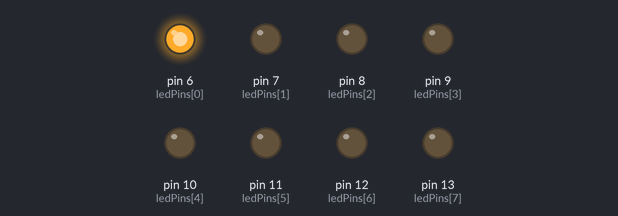
Simulated run of this sketch. Board: Arduino Uno, built with avr-gcc and run on an emulated ATmega328P. Parts: output pins drawn as LEDs (lit = HIGH).

Above: at 0.05 s.
At 0.45 s:
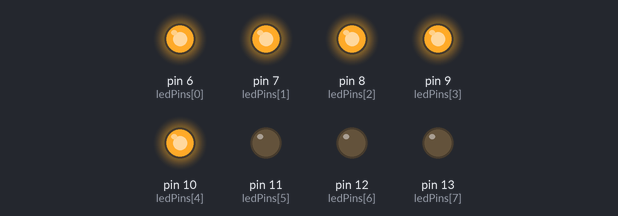
At 0.85 s:
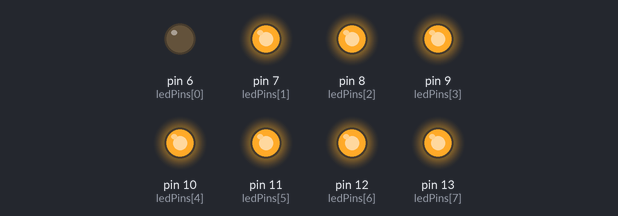
At 1.75 s:
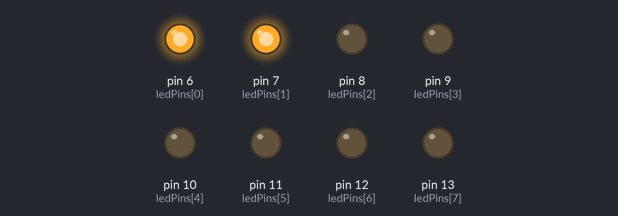
At 2.65 s:
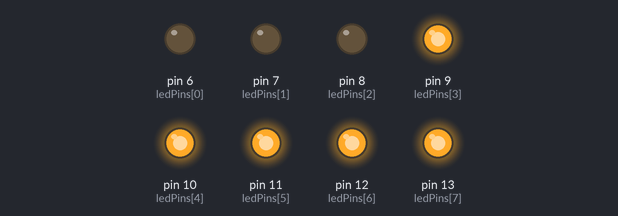
At 3.55 s:
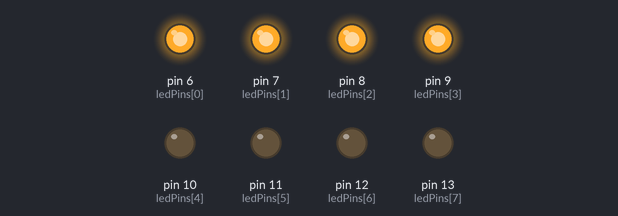
Timing chart, 0 to 3.9 s (numbered marks = the images above):
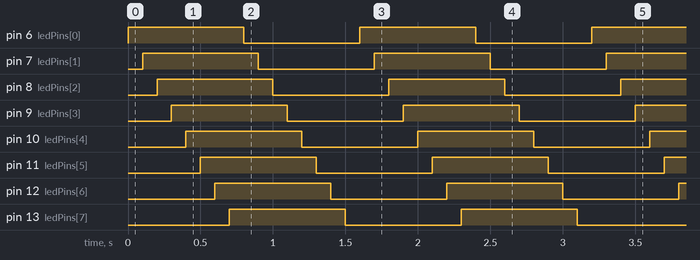

Measured:
- by itself, pin 6 (ledPins[0]), pin 7 (ledPins[1]), pin 8 (ledPins[2]), pin 9 (ledPins[3]), pin 10 (ledPins[4]), pin 11 (ledPins[5]), pin 12 (ledPins[6]), pin 13 (ledPins[7]): alternates HIGH for 0.80 s and LOW for 0.80 s
- by itself, everything shown: repeats every 1.6 s, in 16 steps

The sketch:

TurnOn8LED.ino
```cpp
// Explicit for pin Output
int ledPins[] = {6, 7, 8, 9, 10, 11, 12, 13};

void setup() {

  for (int i=0; i<=7; i++) {

    pinMode(ledPins[i], OUTPUT);  //Setup pin Output

  } //for

} //setup

void loop() {

  ledNext();

  ledBack();

} //loop

void ledNext() {

  int delayTime = 100;

  for(int i=0; i<=7; i++) {

    digitalWrite(ledPins[i], HIGH);
    delay(delayTime);

  } //for


} //ledNext

void ledBack() {

  for(int i=0; i<=7; i++) {

    digitalWrite(ledPins[i], LOW);
    delay(100);

  } //for

} //ledBack
```
